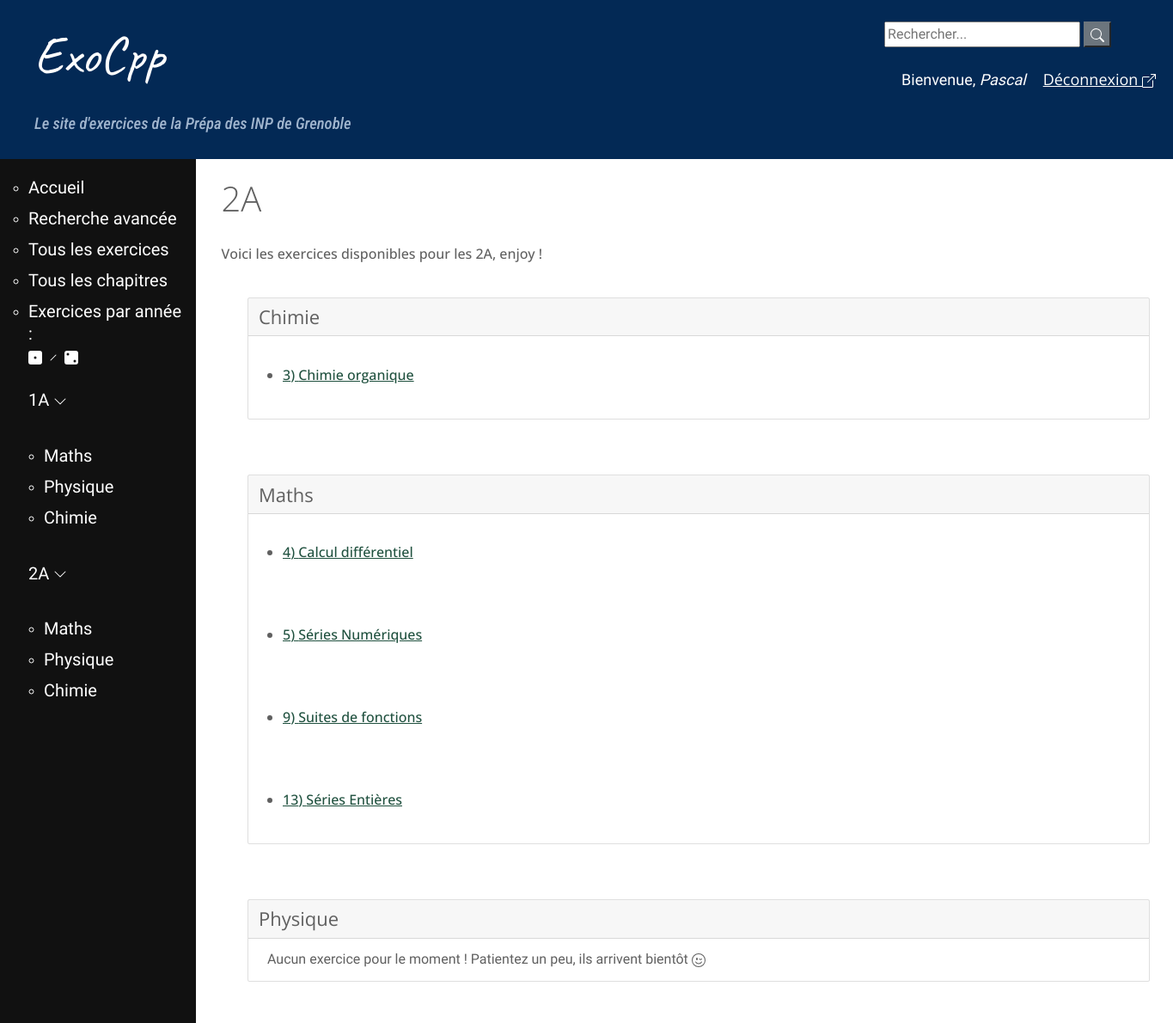
The app's page /2A (signed in) with its own data.
### exo/models.py (models this page shows, shortened)
class Chapitre(models.Model):
    annee = models.CharField(max_length=2, choices = [('1A', 'Première année'),
        ('2A', 'Deuxième année')])
    matiere = models.CharField(max_length=40, choices = MATIERES)
    nom = models.CharField(max_length=200, null=False, unique=True)
    numero = models.IntegerField(null=True, error_messages={"invalid_choice" : "Ce numéro de chapitre existe déjà."},
        help_text="Vous pouvez numéroter le chapitre/module \
        pour permettre un classement dans l'ordre du programme (recommandé, \
        la valeur par défaut est 1)", default=1, unique=True)
    def get_absolute_url(self):
        return reverse('chapitre-details', args=[str(self.id)])

### exo/views.py (the view)
# urls.py: path('2A', views.all_2A, name="2A"),
@login_required(login_url='login')
def all_2A(request):
	deux_list = Chapitre.objects.filter(annee='2A').order_by('matiere', 'numero')
	m_list = Chapitre.objects.filter(annee='2A').filter(matiere='Maths').order_by('numero')
	p_list = Chapitre.objects.filter(annee='2A', matiere='Physique').order_by('numero')
	c_list = Chapitre.objects.filter(annee='2A', matiere='Chimie').order_by('numero')
	return render(request, 'exo/2A.html', {'deux_list' : deux_list, 'm_list' : m_list,
		'p_list' : p_list, 'c_list' : c_list})

### exo/templates/exo/2A.html (shortened to what this page needs)
{% extends 'base_generic.html' %}
{% block content %}
	<h1>2A</h1>
  	<h6>Voici les exercices disponibles pour les 2A, enjoy !</h6>
		<div class="container-fluid">
		<div class="container-fluid">
		<div class="card">
			  <h4 class="card-header">Chimie</h4>
			{% for chapitre in c_list %}
				<div class="card-body">
			    	<h6 class="card-title"><ul><li><a href="{{ chapitre.get_absolute_url }}">{{ chapitre.numero }}) {{ chapitre.nom }}</a></li></ul></h6>
			  	</div>
			{% endfor %}
		</div>
		</div>
		<br/>
		<div class="container-fluid">
		<div class="card">
			  <h4 class="card-header">Maths</h4>
			{% for chapitre in m_list %}
				<div class="card-body">
			    	<h6 class="card-title"><ul><li><a href="{{ chapitre.get_absolute_url }}">{{ chapitre.numero }}) {{ chapitre.nom }}</a></li></ul></h6>
			  	</div>
			{% endfor %}
		</div>
		</div>
		<br/>
		<div class="container-fluid">
		<div class="card">
			<h4 class="card-header">Physique</h4>
			{% if p_list.count == 0 %}
			<div class="card-body">
	  			Aucun exercice pour le moment ! Patientez un peu, ils arrivent bientôt {% include './icons/emoji-wink.svg'%}
	  		</div>
			{% endif %}
		</div>
		</div>
	</div>
{% endblock %}

### exo/templates/base_generic.html (shortened to what this page needs)
{% load static %}
<!DOCTYPE html>
<html lang="en">
<head>
  <link rel="stylesheet" href="https://stackpath.bootstrapcdn.com/bootstrap/4.1.3/css/bootstrap.min.css">
  <link rel="stylesheet" href="{% static 'css/styles.css' %}">
  <link rel="stylesheet" href="https://use.fontawesome.com/releases/v5.6.1/css/all.css">
<link rel='stylesheet' id='pretty-checkbx-css'  href='https://cdn.jsdelivr.net/npm/pretty-checkbox@3.0/dist/pretty-checkbox.min.css?ver=5.4.4' type='text/css' media='all' />
<link rel="stylesheet" type="text/css" href="{% static 'css/styles2.css' %}"/>
</head>
<body>
<div id="page">
<div id="bloc principal">
  <div class="page-header">
      <div class="wrapper col1">
        <div id="topbar">
          <div id="search">
            <form class="search" method=POST action="{% url 'search-chap' %}">
              <input class="barre-recherche" type="search" placeholder="Rechercher..." aria-label="Recherche" name="searched">
              <button class="btn-secondary" type="submit">{% include './exo/icons/search.svg'%}</button>
            </form>
            <br/>
            <span class="hello-msg">Bienvenue, <em>{{ request.user }}</em><a href="{% url 'logout' %}" class="hello-msg">Déconnexion {% include './exo/icons/box-arrow-up-right.svg'%}</a></span>
          </div>
        </div>
      </div>
      <div class="titre">
      <h1><a href="/">ExoCpp</a></h1>
      <h5>Le site d'exercices de la Prépa des INP de Grenoble</h5>
      </div>
  </div>
  <div class="container-fluid">
    <div class="row">
          <div class="col-sm-2">
          {% block sidebar %}
          <ul class="puces-navbar">
              <li><h4><a href="{% url 'home' %}">Accueil</a></h4></li>
              <li><h4><a href="{% url 'exercice_filtres' %}">Recherche avancée</a></h4></li>
              <li><h4><a href="{% url 'exercices' %}">Tous les exercices</a></h4></li>
              <li><h4><a href="{% url 'chapitres' %}">Tous les chapitres</a></h4></li>
              <li><h4><a href="#">Exercices par année :</a><br/><a href="{% url '1A' %}">{% include './exo/icons/dice-1-fill.svg' %}</a> {% include './exo/icons/slash.svg' %} <a href="{% url '2A' %}">{% include './exo/icons/dice-2-fill.svg' %}</a></h4></li>
          {% endblock %}
          <div id="menu">
    <h4><a href="{% url '1A' %}">1A {% include './exo/icons/chevron-down.svg' %}</a></h4><br/>
    <ul class="puces-navbar">
        <li><h4><a href="{% url '1A-maths' %}">Maths</a></h4></li>
        <li><h4><a href="{% url '1A-physique' %}">Physique</a></h4></li>
        <li><h4><a href="{% url '1A-chimie' %}">Chimie</a></h4></li>
    </ul>
    <br/>
    <h4><a href="{% url '2A' %}">2A {% include './exo/icons/chevron-down.svg' %}</a></h4><br/>
    <ul class="puces-navbar">
        <li><h4><a href="{% url '2A-maths' %}">Maths</a></h4></li>
        <li><h4><a href="{% url '2A-physique' %}">Physique</a></h4></li>
        <li><h4><a href="{% url '2A-chimie' %}">Chimie</a></h4></li>
    </ul>
</div>
</ul>
      </div>
         <div class="col-sm-10">
            <div class="container">
              {% block content %}
              {% endblock %}
            </div>
            <br/>
            <br/>
         </div>
    </div>
  </div>
</div>
</div>
</body>
</html>

### exo/static/css/styles.css (style rules this page uses)
#menu { padding-top: 15px; margin-bottom: 0px; }
.page-header { height: 10%; min-height: 60px; background-color: #032955; margin-top: 0; padding: 10px 20px 25px 40px; }
.page-header h1, .page-header h1 a, .page-header h1 a:visited, .page-header h1 a:active { color: #ffffff; font-size: 54pt; text-decoration: none; }
h1 a, h2 a { color: #FFFFFF; font-family: 'Caveat', cursive; }
.page-header h5 { color: #A0B5CE; font-family: 'Caveat', cursive; }
h5 { color: #A0B5CE; font-size: 18pt; }
h4 a { color: #FFFFFF; font-family: 'Cuprum', sans-serif; }
.col-sm-2 { background-color: #111; padding-top: 20px }
.col-sm-2 h4, .col-sm-2 h4 a { color: #FFFFFF; font-size: 15pt; text-decoration: none; margin-bottom:10px; font-weight:400; font-style:normal; text-transform:none }
#topbar #search { height:45px; padding:15px 0;display:block; float:right; }
.puces-navbar { list-style: circle; color: white; }
.titre h1 a { color: #FFFFFF; font-size: 46pt; text-decoration: none; font-weight:400; font-style:normal; text-transform:none }
.titre h5 { font-size: 14pt; text-decoration: none; margin-bottom:4px; font-weight:500; font-style:italic; text-transform:none; font-family: 'Roboto Condensed', sans-serif; }
html, body { height: 100% }
#page { min-height: 100%; position: relative; }
.col-sm-10 { padding-top: 20px; }
h6 { line-height: 50%; }
.card { margin-top: 40px; }
.container-fluid { margin-left: 100px; }
.card-body { margin-left: 10px; }
.card-title { padding-top: 18px; }

### exo/templates/base_generic.html (style rules this page uses)
a, a:hover { color: #20513f; }
h1, h2, h3, h4, h5, h6, .h1, .h2, .product-info .product_title, .product-info .price, .h3, .h4, .h5, .h6 { font-family: 'Open Sans', Helvetica, Arial, sans-serif; }
a { font-family: 'Open Sans', Helvetica, Arial, sans-serif; }
.hello-msg { font-size: 18px; color: #fff; margin-left: 20px; }

### records on screen
Chapitre: numero "3", nom "Chimie organique"
Chapitre: numero "4", nom "Calcul différentiel"
Chapitre: numero "5", nom "Séries Numériques"
Chapitre: numero "9", nom "Suites de fonctions"
Chapitre: numero "13", nom "Séries Entières"

### other values on screen
{{ request.user }} "Pascal"
